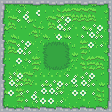

This game map was drawn from its Tiled (.tmx) file and the tilesets committed beside it. A one-line description and the full map source follow:
An orthogonal 14x14 tile map with 8x8 px tiles, 2 tile layers (Sol, Calque de Tuiles 1).

<map version="1.10" tiledversion="1.11.2" orientation="orthogonal" renderorder="right-down" width="14" height="14" tilewidth="8" tileheight="8" infinite="0" nextlayerid="3" nextobjectid="1">
 <tileset firstgid="1" source="overworld.tsx" />
 <layer id="2" name="Sol" width="14" height="14">
  <data encoding="csv">
1530,1530,1531,1771,1772,1530,1530,1530,1530,1530,1530,1531,1532,1533,
1771,1772,1530,1530,1610,1610,1610,984,985,986,986,986,1612,1613,
1690,986,1530,1531,1532,1771,986,1064,1065,1066,1066,1066,1692,1693,
1531,1066,1610,1611,984,1613,1066,1693,1773,1530,1531,1532,1533,1771,
1530,1531,1690,1691,1064,1693,4671,4672,4673,1610,1611,1612,1613,1533,
1771,986,1532,1771,1772,4750,4751,4752,4753,1690,985,1771,1771,1772,
1530,1066,1532,1533,1533,4830,4831,4832,4833,4834,1065,1611,1612,1613,
1610,1611,1612,1613,985,4910,4911,4912,4913,4914,984,985,986,1532,
1690,1691,1771,1772,1065,4990,4991,4992,4993,1530,1064,1065,1066,1612,
1770,984,985,986,1530,1530,1530,1530,1530,1610,1770,1690,1691,1692,
1530,1064,1065,1066,1530,1531,1532,984,1610,1690,1770,1530,1531,1532,
1531,1532,985,1532,1533,1611,1612,1064,1533,1533,1533,1533,984,1612,
1611,1612,1065,1612,1771,1772,1692,1771,1772,1533,1530,1771,1064,1692,
1691,1692,1693,1692,1693,1611,1612,1613,1693,1613,1610,1611,1612,1613
</data>
 </layer>
 <layer id="1" name="Calque de Tuiles 1" width="14" height="14">
  <data encoding="csv">
2271,2273,2273,2273,2272,2273,2272,2272,2273,2273,2272,2273,2272,2274,
2351,0,1281,1282,1283,0,0,0,0,0,0,0,0,2354,
2431,0,1361,1362,1363,0,0,1767,1768,0,0,0,0,2434,
2351,0,0,0,0,0,0,1847,1848,0,1281,1767,1768,2434,
2431,0,0,0,0,0,0,1927,1928,0,1361,1847,1848,2354,
2351,0,1767,1768,0,0,0,0,0,0,0,1927,1928,2434,
2351,0,1847,1848,0,0,0,0,0,0,0,0,0,2434,
2431,0,1927,1928,0,0,0,0,0,0,0,0,0,2354,
2351,0,0,0,0,0,0,0,0,0,0,0,0,2434,
2431,1767,1768,0,0,0,0,0,1281,1282,1767,1768,0,2354,
2351,1847,1848,0,0,1767,1767,1768,1361,1362,1847,1848,0,2434,
2351,1927,1928,1281,1282,1847,1847,1848,0,1927,1927,1928,0,2354,
2431,0,0,1361,1362,1927,1927,1928,0,0,0,0,0,2434,
2511,2513,2513,2512,2513,2512,2513,2512,2513,2513,2512,2513,2512,2514
</data>
 </layer>
</map>
